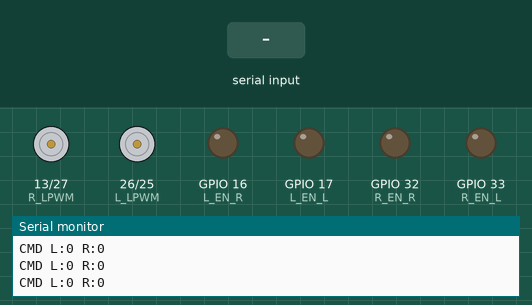
Recording of a sketch running on a simulated ESP32. Shown: motor-driver pin pairs drawn as motors (green arrow = first pin HIGH = forward, orange = second pin HIGH = backward, longer = more drive), output pins drawn as LEDs (lit = HIGH), the last lines printed to the serial monitor. The test bench sets the inputs (shaded band).

Above: at 1.2 s.
1.3 s: "L:90,R:45\n" received over Serial
At 1.45 s:
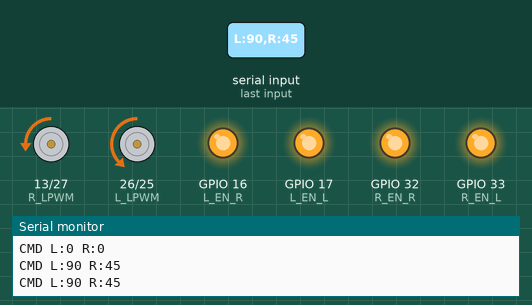
Timing chart, 0 to 4.3 s (numbered marks = the images above; inputs shaded):
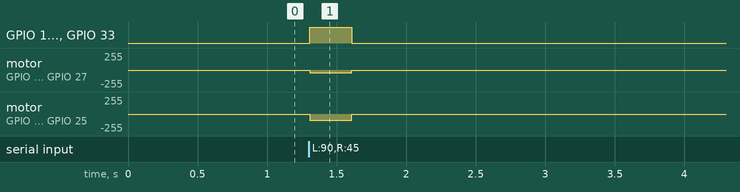

The sketch:

motor_controller.ino
```cpp
#define L_RPWM 25

#define L_LPWM 26

#define L_EN_R 16

#define L_EN_L 17


#define R_RPWM 27

#define R_LPWM 13

#define R_EN_R 32

#define R_EN_L 33

#define PWM_FREQ 1000

#define PWM_RES 8


#define CH_L_RPWM 0

#define CH_L_LPWM 1

#define CH_R_RPWM 2

#define CH_R_LPWM 3

float trimL = 1.0;

float trimR = 0.92;

int offsetL = 0;

int offsetR = 0;

int targetL = 0;

int targetR = 0;


unsigned long lastCmdTime = 0;

unsigned long lastTime = 0;

void hardStop() {

  digitalWrite(L_EN_R, LOW);

  digitalWrite(L_EN_L, LOW);

  digitalWrite(R_EN_R, LOW);

  digitalWrite(R_EN_L, LOW);


  ledcWrite(CH_L_RPWM, 0);

  ledcWrite(CH_L_LPWM, 0);

  ledcWrite(CH_R_RPWM, 0);

  ledcWrite(CH_R_LPWM, 0);

}


void setMotor(int pwmL, int pwmR) {

  pwmL = pwmL * trimL + offsetL;

  pwmR = pwmR * trimR + offsetR;


  pwmL = constrain(pwmL, -255, 255);

  pwmR = constrain(pwmR, -255, 255);

  if (abs(pwmL) < 20) pwmL = 0;

  if (abs(pwmR) < 20) pwmR = 0;

  if (pwmL == 0 && pwmR == 0) {

    hardStop();

    return;

  }

  digitalWrite(L_EN_R, HIGH);

  digitalWrite(L_EN_L, HIGH);

  digitalWrite(R_EN_R, HIGH);

  digitalWrite(R_EN_L, HIGH);

  if (pwmL > 0) {

    ledcWrite(CH_L_RPWM, pwmL);

    ledcWrite(CH_L_LPWM, 0);

  } else {

    ledcWrite(CH_L_RPWM, 0);

    ledcWrite(CH_L_LPWM, -pwmL);

  }

  if (pwmR > 0) {

    ledcWrite(CH_R_RPWM, pwmR);

    ledcWrite(CH_R_LPWM, 0);

  } else {

    ledcWrite(CH_R_RPWM, 0);

    ledcWrite(CH_R_LPWM, -pwmR);

  }

}

void setup() {

  Serial.begin(115200);


  ledcSetup(CH_L_RPWM, PWM_FREQ, PWM_RES);

  ledcSetup(CH_L_LPWM, PWM_FREQ, PWM_RES);

  ledcSetup(CH_R_RPWM, PWM_FREQ, PWM_RES);

  ledcSetup(CH_R_LPWM, PWM_FREQ, PWM_RES);


  ledcAttachPin(L_RPWM, CH_L_RPWM);

  ledcAttachPin(L_LPWM, CH_L_LPWM);

  ledcAttachPin(R_RPWM, CH_R_RPWM);

  ledcAttachPin(R_LPWM, CH_R_LPWM);


  pinMode(L_EN_R, OUTPUT);

  pinMode(L_EN_L, OUTPUT);

  pinMode(R_EN_R, OUTPUT);

  pinMode(R_EN_L, OUTPUT);


  hardStop();


  lastCmdTime = millis();


  Serial.println("=== OPEN LOOP (PWM TRIM) SYSTEM READY ===");

}

void loop() {

  if (Serial.available()) {

    String cmd = Serial.readStringUntil('\n');


    lastCmdTime = millis();


    if (cmd == "STOP") {

      targetL = 0;

      targetR = 0;

    } else {

      sscanf(cmd.c_str(), "L:%d,R:%d", &targetL, &targetR);

    }

  }

  if (millis() - lastCmdTime > 300) {

    targetL = 0;

    targetR = 0;

  }

  if (millis() - lastTime >= 100) {


    setMotor(targetL, targetR);


    Serial.print("CMD L:");

    Serial.print(targetL);

    Serial.print(" R:");

    Serial.println(targetR);


    lastTime = millis();

  }

}
```

Measured:
- after the input at 1.3 s, GPIO 16 (L_EN_R), GPIO 17 (L_EN_L), GPIO 32 (R_EN_R), GPIO 33 (R_EN_L): LOW → HIGH at once, → LOW 0.30 s later; motor on GPIO 13 (R_LPWM) / GPIO 27 (R_RPWM): stopped → backward 41/255 at once, → stopped 0.30 s later; motor on GPIO 26 (L_LPWM) / GPIO 25 (L_RPWM): stopped → backward 90/255 at once, → stopped 0.30 s later
